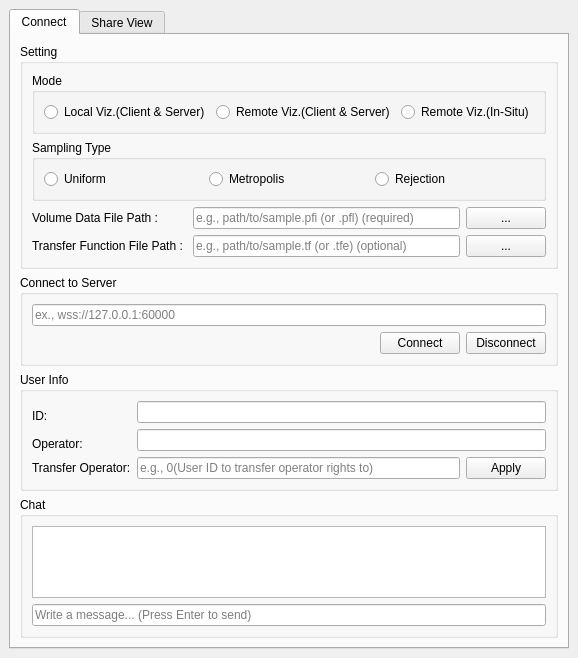
<?xml version="1.0" encoding="UTF-8"?>
<ui version="4.0">
 <class>CommunicationWIP</class>
 <widget class="QDockWidget" name="CommunicationWIP">
  <property name="geometry">
   <rect>
    <x>0</x>
    <y>0</y>
    <width>422</width>
    <height>567</height>
   </rect>
  </property>
  <property name="windowTitle">
   <string>Communication</string>
  </property>
  <widget class="QWidget" name="dockWidgetContents">
   <layout class="QGridLayout" name="gridLayout">
    <item row="0" column="0">
     <widget class="QTabWidget" name="tabWidget">
      <property name="currentIndex">
       <number>0</number>
      </property>
      <widget class="QWidget" name="connectTab">
       <attribute name="title">
        <string>Connect</string>
       </attribute>
       <layout class="QGridLayout" name="gridLayout_2">
        <item row="0" column="0">
         <widget class="QGroupBox" name="groupBox">
          <property name="title">
           <string>Setting</string>
          </property>
          <layout class="QGridLayout" name="gridLayout_6">
           <item row="0" column="0">
            <widget class="QGroupBox" name="groupBox_2">
             <property name="title">
              <string>Mode</string>
             </property>
             <layout class="QHBoxLayout" name="horizontalLayout_2">
              <item>
               <widget class="QRadioButton" name="localVizRadioButton">
                <property name="toolTip">
                 <string>The client and server run on the same machine.</string>
                </property>
                <property name="text">
                 <string>Local Viz.(Client &amp;&amp; Server)</string>
                </property>
               </widget>
              </item>
              <item>
               <widget class="QRadioButton" name="remoteVizClientServerRadioButton">
                <property name="toolTip">
                 <string>The server application runs on the remote machine.</string>
                </property>
                <property name="text">
                 <string>Remote Viz.(Client &amp;&amp; Server)</string>
                </property>
               </widget>
              </item>
              <item>
               <widget class="QRadioButton" name="remoteVizInsituRadioButton">
                <property name="toolTip">
                 <string>The daemon tool runs on the remote machine.</string>
                </property>
                <property name="text">
                 <string>Remote Viz.(In-Situ)</string>
                </property>
               </widget>
              </item>
             </layout>
            </widget>
           </item>
           <item row="1" column="0">
            <widget class="QGroupBox" name="groupBox_3">
             <property name="title">
              <string>Sampling Type</string>
             </property>
             <layout class="QHBoxLayout" name="horizontalLayout_3">
              <item>
               <widget class="QRadioButton" name="uniformRadioButton">
                <property name="text">
                 <string>Uniform</string>
                </property>
               </widget>
              </item>
              <item>
               <widget class="QRadioButton" name="metropolisRadioButton">
                <property name="text">
                 <string>Metropolis</string>
                </property>
               </widget>
              </item>
              <item>
               <widget class="QRadioButton" name="rejectionRadioButton">
                <property name="text">
                 <string>Rejection</string>
                </property>
               </widget>
              </item>
             </layout>
            </widget>
           </item>
           <item row="2" column="0">
            <layout class="QGridLayout" name="gridLayout_9">
             <item row="1" column="2">
              <widget class="QPushButton" name="transferFunctionFilePathPushButton">
               <property name="text">
                <string>...</string>
               </property>
              </widget>
             </item>
             <item row="1" column="1">
              <widget class="QLineEdit" name="transferFunctionFilePathLineEdit">
               <property name="placeholderText">
                <string>e.g., path/to/sample.tf (or .tfe) (optional)</string>
               </property>
              </widget>
             </item>
             <item row="1" column="0">
              <widget class="QLabel" name="label_2">
               <property name="text">
                <string>Transfer Function File Path : </string>
               </property>
              </widget>
             </item>
             <item row="0" column="0">
              <widget class="QLabel" name="label">
               <property name="text">
                <string>Volume Data File Path : </string>
               </property>
              </widget>
             </item>
             <item row="0" column="1">
              <widget class="QLineEdit" name="volumeDataFilePathLineEdit">
               <property name="placeholderText">
                <string>e.g., path/to/sample.pfi (or .pfl) (required)</string>
               </property>
              </widget>
             </item>
             <item row="0" column="2">
              <widget class="QPushButton" name="volumeDataFilePathPushButton">
               <property name="text">
                <string>...</string>
               </property>
              </widget>
             </item>
            </layout>
           </item>
          </layout>
         </widget>
        </item>
        <item row="1" column="0">
         <widget class="QGroupBox" name="groupBox_4">
          <property name="title">
           <string>Connect to Server</string>
          </property>
          <layout class="QGridLayout" name="gridLayout_5">
           <item row="1" column="1">
            <widget class="QPushButton" name="connectPushButton">
             <property name="text">
              <string>Connect</string>
             </property>
            </widget>
           </item>
           <item row="0" column="0" colspan="3">
            <widget class="QLineEdit" name="addressLineEdit">
             <property name="placeholderText">
              <string>ex., wss://127.0.0.1:60000</string>
             </property>
            </widget>
           </item>
           <item row="1" column="2">
            <widget class="QPushButton" name="disconnectPushButton">
             <property name="text">
              <string>Disconnect</string>
             </property>
            </widget>
           </item>
           <item row="1" column="0">
            <spacer name="horizontalSpacer">
             <property name="orientation">
              <enum>Qt::Horizontal</enum>
             </property>
             <property name="sizeHint" stdset="0">
              <size>
               <width>40</width>
               <height>20</height>
              </size>
             </property>
            </spacer>
           </item>
          </layout>
         </widget>
        </item>
        <item row="3" column="0">
         <widget class="QGroupBox" name="groupBox_6">
          <property name="title">
           <string>Chat</string>
          </property>
          <layout class="QGridLayout" name="gridLayout_8">
           <item row="0" column="0" colspan="2">
            <widget class="QTextBrowser" name="textBrowser"/>
           </item>
           <item row="1" column="0" colspan="2">
            <widget class="QLineEdit" name="chatLineEdit">
             <property name="text">
              <string/>
             </property>
             <property name="placeholderText">
              <string>Write a message... (Press Enter to send)</string>
             </property>
            </widget>
           </item>
          </layout>
         </widget>
        </item>
        <item row="2" column="0">
         <widget class="QGroupBox" name="groupBox_5">
          <property name="toolTip">
           <string/>
          </property>
          <property name="title">
           <string>User Info</string>
          </property>
          <layout class="QGridLayout" name="gridLayout_7">
           <item row="0" column="1" colspan="2">
            <widget class="QLineEdit" name="IDLineEdit">
             <property name="readOnly">
              <bool>true</bool>
             </property>
            </widget>
           </item>
           <item row="3" column="1">
            <widget class="QLineEdit" name="transferOperatorIDlineEdit">
             <property name="placeholderText">
              <string>e.g., 0(User ID to transfer operator rights to)</string>
             </property>
            </widget>
           </item>
           <item row="2" column="0">
            <widget class="QLabel" name="isOperatorLabel">
             <property name="text">
              <string>Operator:</string>
             </property>
            </widget>
           </item>
           <item row="3" column="0">
            <widget class="QLabel" name="label_3">
             <property name="text">
              <string>Transfer Operator:</string>
             </property>
            </widget>
           </item>
           <item row="3" column="2">
            <widget class="QPushButton" name="transferOperatorApplyPushButton">
             <property name="text">
              <string>Apply</string>
             </property>
            </widget>
           </item>
           <item row="0" column="0" rowspan="2">
            <widget class="QLabel" name="IDLabel">
             <property name="text">
              <string>ID:</string>
             </property>
            </widget>
           </item>
           <item row="1" column="1" rowspan="2" colspan="2">
            <widget class="QLineEdit" name="isOperatorLineEdit">
             <property name="readOnly">
              <bool>true</bool>
             </property>
            </widget>
           </item>
          </layout>
         </widget>
        </item>
       </layout>
      </widget>
      <widget class="QWidget" name="shareViewTab">
       <attribute name="title">
        <string>Share View</string>
       </attribute>
       <layout class="QGridLayout" name="gridLayout_4">
        <item row="0" column="0">
         <widget class="QListView" name="shareListView"/>
        </item>
        <item row="2" column="0">
         <spacer name="verticalSpacer_3">
          <property name="orientation">
           <enum>Qt::Vertical</enum>
          </property>
          <property name="sizeHint" stdset="0">
           <size>
            <width>20</width>
            <height>40</height>
           </size>
          </property>
         </spacer>
        </item>
        <item row="1" column="0">
         <widget class="QPushButton" name="shareViewPushButton">
          <property name="text">
           <string>Share View</string>
          </property>
         </widget>
        </item>
       </layout>
      </widget>
     </widget>
    </item>
   </layout>
  </widget>
 </widget>
 <resources/>
 <connections/>
</ui>
